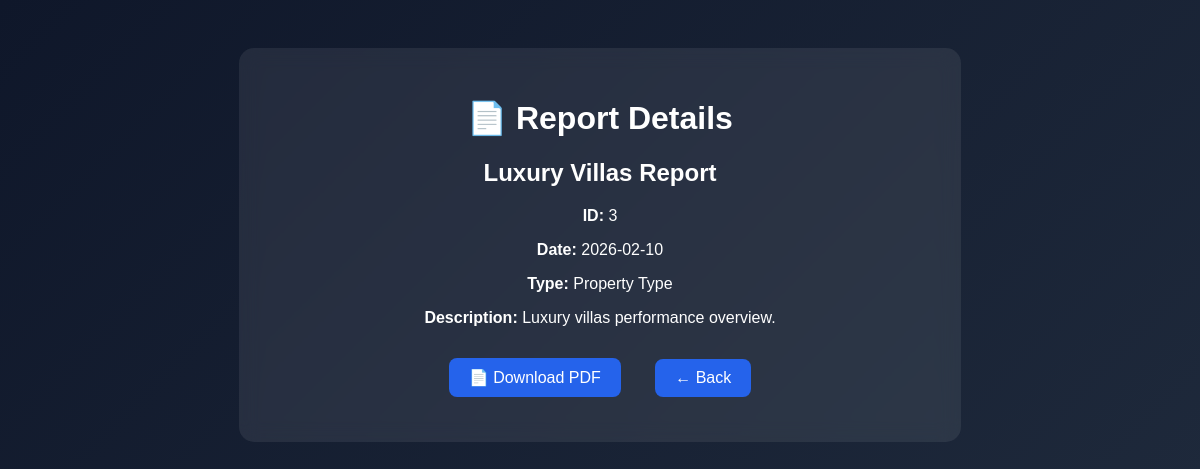
/dashboard/report/3, run on the app's committed database.
### tables this page shows
CREATE TABLE reports (
            id INTEGER PRIMARY KEY AUTOINCREMENT,
            name TEXT NOT NULL,
            date TEXT NOT NULL,
            type TEXT NOT NULL,
            description TEXT NOT NULL
        );

### app.py (the view)
@app.route("/dashboard/report/<int:report_id>")
def view_report(report_id):
    conn = sqlite3.connect("reports.db")
    conn.row_factory = sqlite3.Row
    cursor = conn.cursor()
    cursor.execute("SELECT * FROM reports WHERE id = ?", (report_id,))
    report = cursor.fetchone()
    conn.close()
    if report is None:
        return "Report not found", 404
    return render_template("view_report.html", report=report)

### templates/view_report.html (shortened to what this page needs)
<!DOCTYPE html>
<html>
<head>
</head>
<body>
<div class="card">
    <h1>📄 Report Details</h1>
    <h2>{{ report["name"] }}</h2>
    <p><strong>ID:</strong> {{ report["id"] }}</p>
    <p><strong>Date:</strong> {{ report["date"] }}</p>
    <p><strong>Type:</strong> {{ report["type"] }}</p>
    <p><strong>Description:</strong> {{ report["description"] }}</p>
    <a href="{{ url_for('export_report', report_id=report['id']) }}">
        📄 Download PDF
    </a>
    <a href="{{ url_for('saved_reports') }}">
        ← Back
    </a>
</div>
</body>
</html>

### templates/view_report.html (style rules this page uses)
body { background: linear-gradient(135deg, #0f172a, #1e293b); color: white; font-family: Arial; text-align: center; padding: 40px; }
.card { background: rgba(255,255,255,0.08); backdrop-filter: blur(10px); padding: 30px; border-radius: 15px; width: 60%; margin: auto; }
a { display: inline-block; margin: 15px; padding: 10px 20px; background: #2563eb; color: white; text-decoration: none; border-radius: 8px; }

### data on the page
reports: name "Luxury Villas Report", id "3", date "2026-02-10", type "Property Type", description "Luxury villas performance overview."
